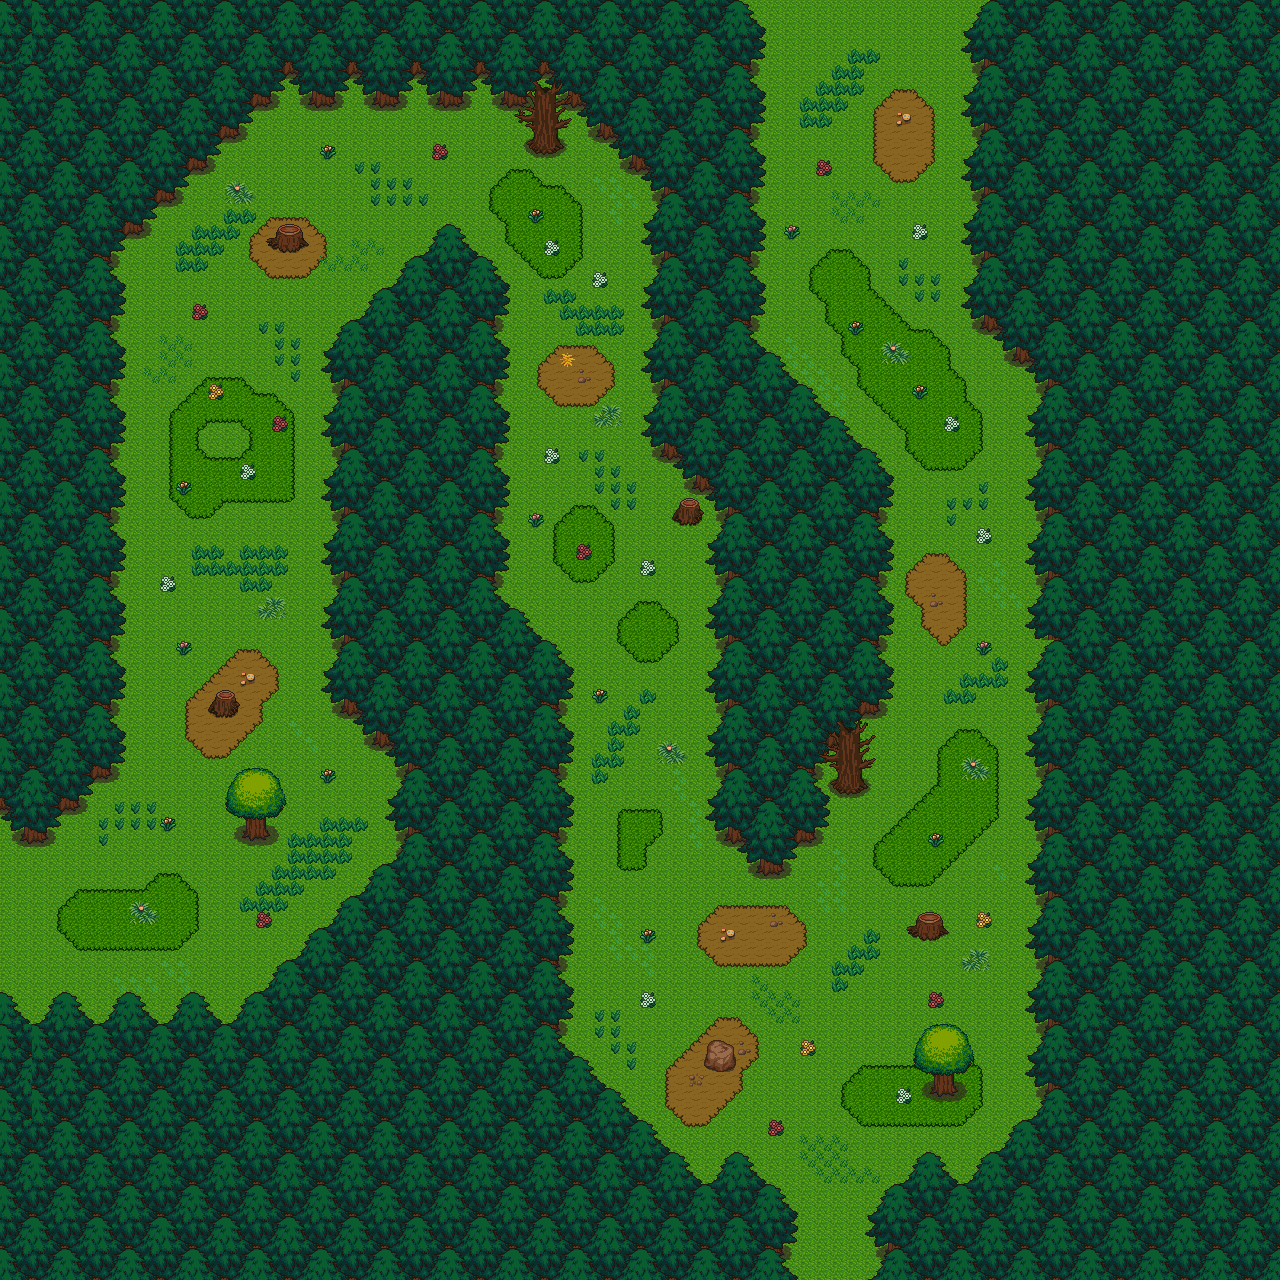

A 2D game scene composited from a Tiled map and its tileset images. What follows is a short description and the map's XML, with each tile layer's data collapsed to a summary:
An orthogonal 80x80 tile map with 16x16 px tiles, 8 tile layers (ground0, ground1, wall0, wall1, ...), 2 hidden layers not drawn, 9 tilesets.

<map version="1.0" orientation="orthogonal" renderorder="right-down" width="80" height="80" tilewidth="16" tileheight="16">
 <tileset firstgid="1" name="1" tilewidth="16" tileheight="16">
  <image source="../../tileset/v1.3/1.png" width="800" height="800" />
 </tileset>
 <tileset firstgid="2501" name="2" tilewidth="16" tileheight="16">
  <image source="../../tileset/v1.3/2.png" width="800" height="800" />
 </tileset>
 <tileset firstgid="5001" name="3" tilewidth="16" tileheight="16">
  <image source="../../tileset/v1.3/3.png" width="800" height="800" />
 </tileset>
 <tileset firstgid="7501" name="4" tilewidth="16" tileheight="16">
  <image source="../../tileset/v1.3/4.png" width="800" height="800" />
 </tileset>
 <tileset firstgid="10001" name="5" tilewidth="16" tileheight="16">
  <image source="../../tileset/v1.3/5.png" width="800" height="800" />
 </tileset>
 <tileset firstgid="12501" name="6" tilewidth="16" tileheight="16">
  <image source="../../tileset/v1.3/6.png" width="800" height="800" />
 </tileset>
 <tileset firstgid="15001" name="7" tilewidth="16" tileheight="16">
  <image source="../../tileset/v1.3/7.png" width="800" height="800" />
 </tileset>
 <tileset firstgid="17501" name="8" tilewidth="16" tileheight="16">
  <image source="../../tileset/v1.3/8.png" width="800" height="800" />
 </tileset>
 <tileset firstgid="20001" name="9" tilewidth="16" tileheight="16">
  <image source="../../tileset/v1.3/9.png" width="800" height="800" />
 </tileset>
 <layer name="ground0" width="80" height="80">
  <data>[6400 cells, 6400 non-empty, 1 distinct tile ids]</data>
 </layer>
 <layer name="ground1" width="80" height="80">
  <data>[6400 cells, 738 non-empty, 59 distinct tile ids]</data>
 </layer>
 <layer name="wall0" width="80" height="80">
  <data>[6400 cells, 0 non-empty, 0 distinct tile ids]</data>
 </layer>
 <layer name="wall1" width="80" height="80">
  <data>[6400 cells, 12 non-empty, 12 distinct tile ids]</data>
 </layer>
 <layer name="deco0" width="80" height="80">
  <data>[6400 cells, 266 non-empty, 24 distinct tile ids]</data>
 </layer>
 <layer name="deco1" width="80" height="80">
  <data>[6400 cells, 4150 non-empty, 86 distinct tile ids]</data>
 </layer>
 <layer name="deco2" width="80" height="80">
  <data>[6400 cells, 52 non-empty, 28 distinct tile ids]</data>
 </layer>
 <layer name="ABOVE_OVERWRITE" width="80" height="80" opacity="0.9">
  <data>[6400 cells, 0 non-empty, 0 distinct tile ids]</data>
 </layer>
 <layer name="COLLISION_OVERWRITE" visible="0" width="80" height="80">
  <data>[6400 cells, 0 non-empty, 0 distinct tile ids]</data>
 </layer>
 <layer name="SPOT" visible="0" width="80" height="80">
  <data>[6400 cells, 11 non-empty, 9 distinct tile ids]</data>
 </layer>
</map>
